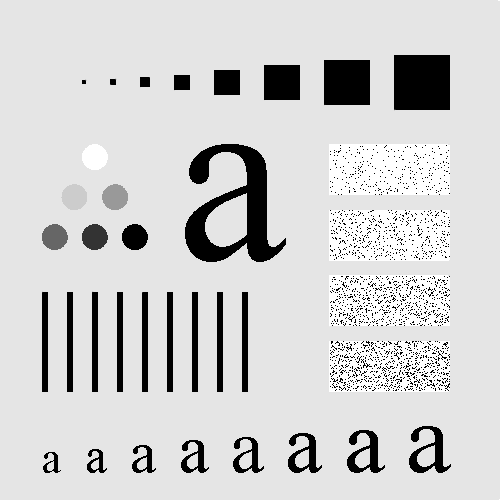
#> input picture Signals and Image Processing/bad eye test (low res).tif, 500 x 500 px
$ python 'SIP Exp4and2thirds.py'
#> lines starting #> are read from the running program, lines starting #| are printed output that depends on the picture
import cv2
import numpy as np
import matplotlib.pyplot as plt

'''
Name: Achintya Kamath
Roll Number: R030
MBA Tech Artificial Intelligence
Subject: Signals and Image Processing
Batch: B1
Date: 03/02/2023
Lab 4 Part 2
'''

# Info about me and the practical

print("\n ############# ################ ####################\n")

print(" Name: Achintya Kamath \n Roll Number: R030 \n Program: MBA Tech Artificial Intelligence \n Subject: Signals and Image Processing\n Batch: B1 \n Date: 03/02/2023 \n Lab 4 Part 2")

print("\n ############# ################ ####################\n")

'''
code for Jupyter notebook
import cv2
import numpy as np
import matplotlib as plt
image = cv2.imread(PATH OF THE IMAGE)
#upload the image in Jupyter notebook

cv2.imshow(name on the window, image)
cv2.waitKey(0)
cv2.destroyAllWindows()
'''

#using local machine (not Jupyter notebook)

#full path version
#foto = cv2.imread("D:\Achintya\Achintya's College Stuff\Subjects\Sem 4\Signal and Image Processing\Lab\images\DIP3E_Original_Images_CH03\Fig0333(a)(test_pattern_blurring_orig).tif", 0)

foto = cv2.imread("bad eye test (low res).tif", 0)
#> foto is the input picture: shape (500, 500); min 0, max 255, mean 207.4
plt.figure(figsize=(10,5))
cv2.imshow("bad eye test (low res)", foto)
cv2.waitKey(0)
cv2.destroyAllWindows()

# appyling low pass filtering on the image
# using an averaging filter
# with a 3 x 3 mask, ie, multipying by 1/9

def lowpassfiltering(anotherImage):

    row, col = anotherImage.shape
    maskedimage = np.zeros([row,col], dtype=int)

    b = int(input("Please enter the size of the mask: "))
    a = b//2

    for i in range(a,row-a):
        for j in range(a, col-a):
            maskedimage[i,j] = np.sum(anotherImage[i-a:i+a+1,j-a:j+a+1])//b**2

    return maskedimage

masks = int(input("Please enter the number of masks to compare: "))
#> the answer given: 3

plt.figure(figsize=(10,5))
mask = [15,35,45]
for i in range(masks):

    new_foto = lowpassfiltering(foto)

    plt.subplot(1, masks, i+1)
    plt.xticks([])
    plt.yticks([])
    plt.title("mask size {}".format(mask[i]))
    plt.imshow(new_foto, cmap="gray")
    cv2.waitKey(0)
    cv2.destroyAllWindows()
#> this loop made 3 passes; the answer given on pass 1: 100
#> pass 1, `new_foto = lowpassfiltering(foto)`:
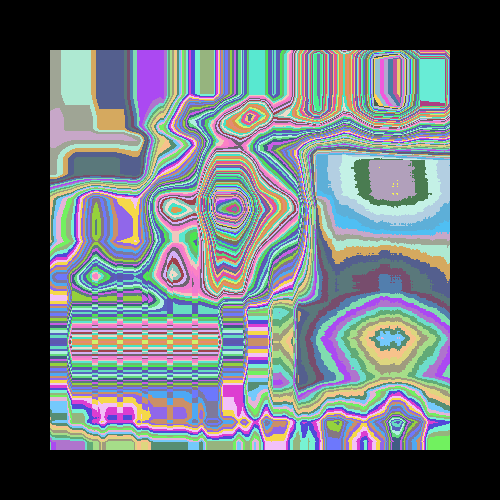
#> new_foto: shape (500, 500) int64; 111 distinct labels, from 0 to 241; one colour per label, 0 black
plt.show()
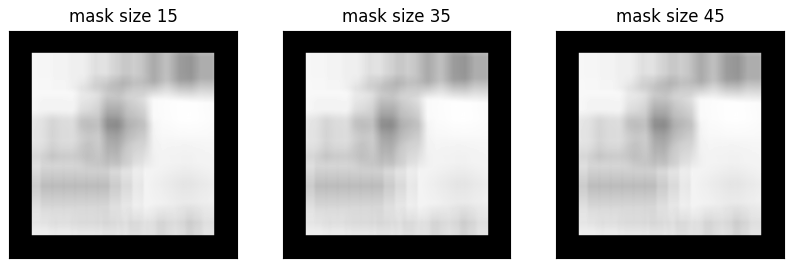
#> figure drawn by matplotlib, 3 panels
